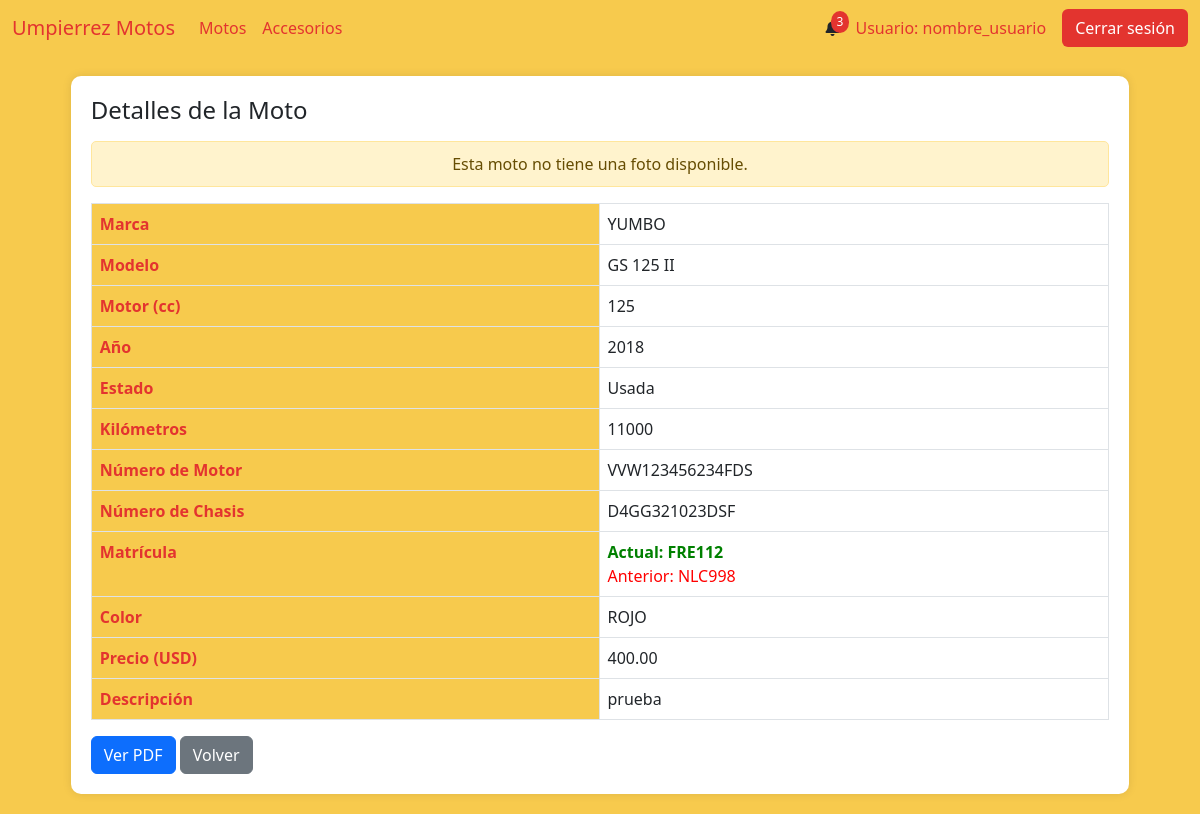
/moto_detalles/1, run on the app's committed database.
### AppUM/models.py (models this page shows)
class Moto(models.Model):
    marca = models.CharField(max_length=20)
    modelo = models.CharField(max_length=20)
    anio = models.IntegerField()
    motor = models.IntegerField()
    estado = models.CharField(max_length=10)
    kilometros = models.IntegerField()
    precio = models.DecimalField(max_digits=10, decimal_places=2)
    color = models.CharField(max_length=20)
    num_motor = models.CharField(max_length=40, unique=True)
    num_chasis = models.CharField(max_length=40, unique=True)
    foto = models.ImageField(null=True, blank=True, upload_to="motos/fotos/")
    pertenece_tienda = models.BooleanField()
    pertenece_taller = models.BooleanField()
    identificacion_pdf = models.FileField(upload_to='motos/pdfs/', null=True, blank=True)
    observaciones = models.TextField(null=True, blank=True)
    fecha_ingreso = models.DateTimeField(auto_now_add=True)

class Matriculas(models.Model):
    moto = models.ForeignKey(Moto, related_name='moto', on_delete=models.CASCADE, null=True)
    matricula = models.CharField(max_length=20, unique=True)
    activo = models.BooleanField()

### AppUM/views.py (the view)
# urls.py: path('moto_detalles/<int:id_moto>', views.detalles_moto,name="MotoDetalles"),
def detalles_moto(req,id_moto):
    moto = Moto.objects.get(id=id_moto)
    matriculas_moto = Matriculas.objects.filter(moto_id=id_moto)
    if not moto.observaciones:
        descripcion = "Sin descripción"
    else:
        descripcion = moto.observaciones
    if moto.identificacion_pdf:
        pdf = moto.identificacion_pdf.url
    else:
        pdf = None
    if matriculas_moto.exists():
        matricula_actual = Matriculas.objects.filter(moto_id=moto.id, activo=1).first()
        matricula_anterior = Matriculas.objects.filter(moto_id=moto.id, activo=0).first()
        if not matricula_anterior:
            matr_ant = None
        else:
            matr_ant = matricula_anterior.matricula
        if not matricula_actual:
            matr_act = None
        else:
            matr_act = matricula_actual.matricula
        contexto = {"moto":moto,
                    "descripcion":descripcion,
                    "matr_anterior": matr_ant,
                    "matr_actual":matr_act,
                    "foto_moto":moto.foto.url if moto.foto else None,
                    "pdf":pdf}
    else:
        contexto = {"moto":moto,"descripcion":descripcion,"pdf":pdf}
    return render(req,"perfil_administrativo/motos/detalles_moto.html",contexto)

### AppUM/templates/perfil_administrativo/motos/detalles_moto.html (shortened to what this page needs)
{% extends "perfil_administrativo/padre_perfil_administrativo.html" %}
{% load static %}
{% block contenidoQueCambia %}
<div class="table-container" id="motoDetails">
    <h4>Detalles de la Moto</h4>
    {% if moto.foto %}
        <div class="text-center">
            <img src="{{ moto.foto.url }}" alt="Foto de la moto" class="imagen-moto">
        </div>
    {% else %}
        <div class="text-center mt-3">
            <div class="alert alert-warning" role="alert">
                Esta moto no tiene una foto disponible.
            </div>
        </div>
    {% endif %}
    <table class="table table-bordered">
        <tbody>
            <tr>
                <th scope="row">Marca</th>
                <td>{{ moto.marca }}</td>
            </tr>
            <tr>
                <th scope="row">Modelo</th>
                <td>{{ moto.modelo }}</td>
            </tr>
            <tr>
                <th scope="row">Motor (cc)</th>
                <td>{{ moto.motor }}</td>
            </tr>
            <tr>
                <th scope="row">Año</th>
                <td>{{ moto.anio }}</td>
            </tr>
            <tr>
                <th scope="row">Estado</th>
                <td>{{ moto.estado }}</td>
            </tr>
            <tr>
                <th scope="row">Kilómetros</th>
                <td>{{ moto.kilometros }}</td>
            </tr>
            <tr>
                <th scope="row">Número de Motor</th>
                <td>{{ moto.num_motor }}</td>
            </tr>
            <tr>
                <th scope="row">Número de Chasis</th>
                <td>{{ moto.num_chasis }}</td>
            </tr>
            {% if matr_actual %}
            <tr>
                <th scope="row">Matrícula</th>
                <td>
                    <span style="color: green; font-weight: bold;">Actual: {{ matr_actual }}</span>
                    <br>
                    {% if matr_anterior %}
                        <span style="color: red;">Anterior: {{ matr_anterior }}</span><br>
                    {% endif %}
                </td>
            </tr>
            {% endif %}
            <tr>
                <th scope="row">Color</th>
                <td>{{ moto.color }}</td>
            </tr>
            <tr>
                <th scope="row">Precio (USD)</th>
                <td>{{ moto.precio }}</td>
            </tr>
            <tr>
                <th scope="row">Descripción</th>
                <td class="descripcion-celda">{{ descripcion }}</td>
            </tr>
        </tbody>
    </table>
    {% if pdf %}
        <a href="{{ pdf }}" class="btn btn-primary" target="_blank">Ver PDF</a>
    {% else %}
        <div class="alert alert-info mt-3" role="alert">
            No hay un PDF disponible para esta moto.
        </div>
    {% endif %}
    <a href="{% url 'Motos' %}" class="btn btn-secondary">Volver</a>
</div>
{% endblock %}

### AppUM/static/css/styles.css (style rules this page uses)
body { background-color: #f7ca4d; }
.table-container { background-color: #fff; border-radius: 10px; padding: 20px; box-shadow: 0px 0px 10px rgba(0, 0, 0, 0.1); margin: 20px auto; max-width: 90%; }
.table th { background-color: #f7ca4d; color: #e3342f; }
.alert { padding: 10px; border-radius: 5px; margin-top: 10px; }

### AppUM/templates/perfil_administrativo/motos/detalles_moto.html (style rules this page uses)
.descripcion-celda { max-width: 300px; white-space: normal; word-wrap: break-word; overflow-y: auto; max-height: 150px; }

### data on the page
Moto: marca "YUMBO", modelo "GS 125 II", motor "125", anio "2018", estado "Usada", kilometros "11000", num_motor "VVW123456234FDS", num_chasis "D4GG321023DSF", color "ROJO", precio "400.00", observaciones "prueba"
Matriculas: matricula "FRE112"
Matriculas: matricula "NLC998"
